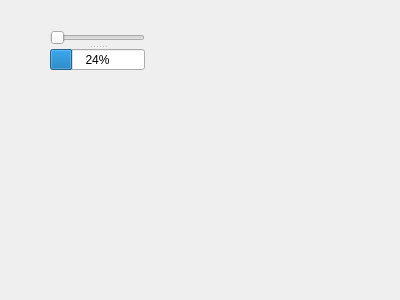
<?xml version="1.0" encoding="UTF-8"?>
<ui version="4.0">
 <class>Dialog</class>
 <widget class="QDialog" name="Dialog">
  <property name="geometry">
   <rect>
    <x>0</x>
    <y>0</y>
    <width>400</width>
    <height>300</height>
   </rect>
  </property>
  <property name="windowTitle">
   <string>Dialog</string>
  </property>
  <widget class="QSplitter" name="splitter">
   <property name="geometry">
    <rect>
     <x>50</x>
     <y>30</y>
     <width>95</width>
     <height>40</height>
    </rect>
   </property>
   <property name="orientation">
    <enum>Qt::Vertical</enum>
   </property>
   <widget class="QSlider" name="horizontalSlider">
    <property name="orientation">
     <enum>Qt::Horizontal</enum>
    </property>
   </widget>
   <widget class="QProgressBar" name="progressBar">
    <property name="value">
     <number>24</number>
    </property>
   </widget>
  </widget>
 </widget>
 <layoutdefault spacing="6" margin="11"/>
 <resources/>
 <connections/>
</ui>
